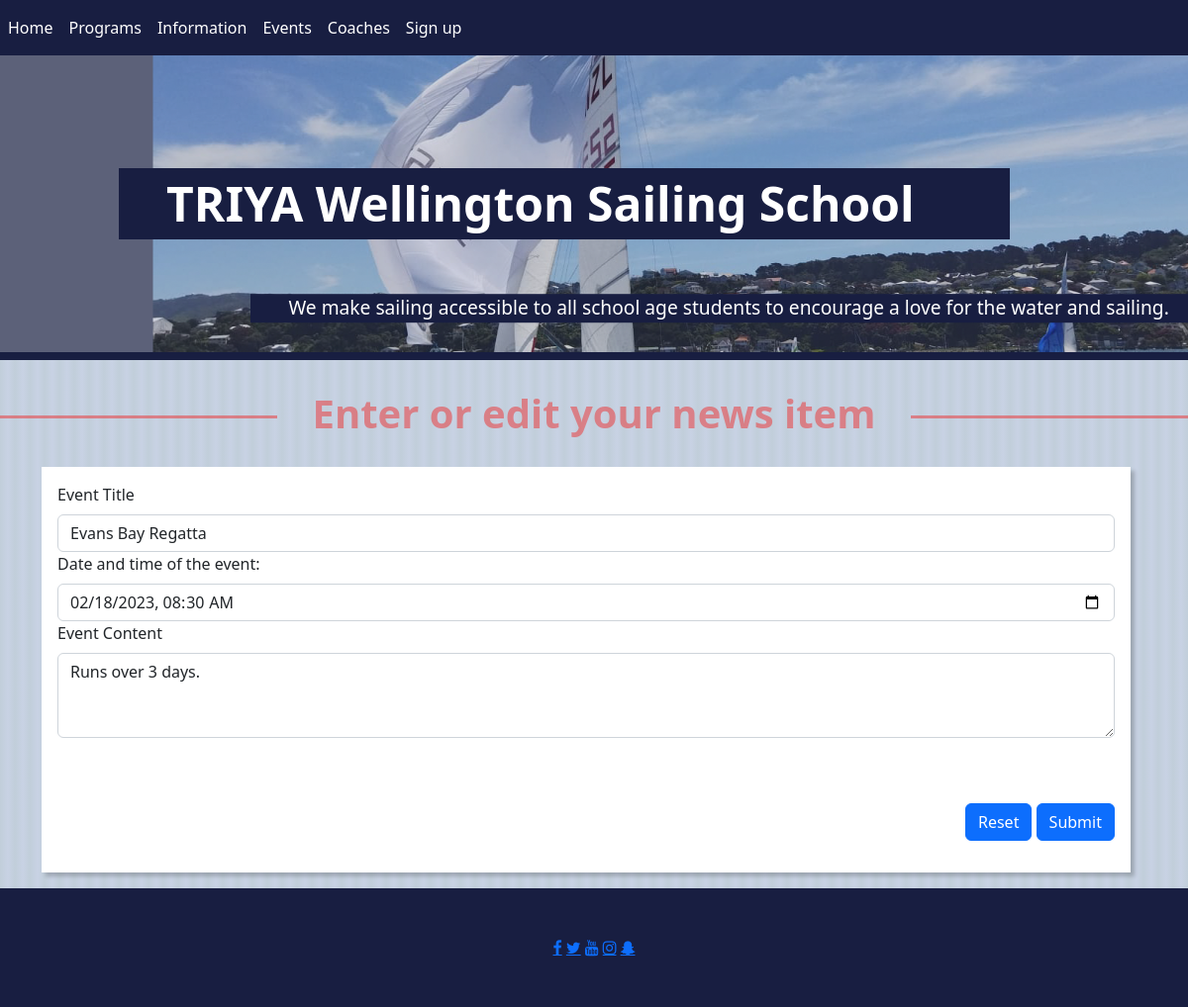
Screenshot of /event_cud/2 with the database file from the repository.
### tables this page shows
CREATE TABLE event(
    event_id integer primary key autoincrement not null,
    title text not null unique,
    content text not null,
    event_date date
);

### server.py (the view)
@app.route("/event_cud/<event_id>", methods=["GET", "POST"])
def event_cud(event_id):
    empty_event = {
        'title': "Racing event",
        'content': "Bring your boat",
        'event_date': '2022-12-07T16:12'
    }
    if request.method == "POST":
        f = request.form
        sqlite_date = f['Event Date'].replace("T", " ")+":00"
        if event_id == "0":
            sql = "insert into event(title, content, event_date) values(?,?,?)"
            values_tuple = (f['title'], f['content'], sqlite_date)
            outcome = run_commit_query(sql, values_tuple, db_path)
        else:
            sql = "update event set title=? , content=?, event_date=?  where event_id=?"
            values_tuple = (f['title'], f['content'], sqlite_date, event_id)
            outcome = run_commit_query(sql, values_tuple, db_path)
        if outcome is not None:
            return render_template("error_page.html", error_message=outcome)
        else:
            return redirect(url_for('event'))
    elif request.method == "GET":
        if event_id == "0":
            return render_template("event_cud.html", event=empty_event, event_id=event_id)
        else:
            sql = "select title, content, event_date from event where event_id = ?"
            values_tuple = (event_id,)
            result = run_search_query_tuples(sql, values_tuple, db_path)
            if result is None:
                e_m = "Oops, we could not find a result"
                return render_template("error_page.html", error_message=e_m)
            return render_template("event_cud.html", event_id=event_id, event=result[0])

### db_functions.py (called while the page is built)
def run_search_query_tuples(sql_query,values_tuple, file_path,  rowfactory=True):
    result = None
    try:
        db = sqlite3.connect(file_path)
        if rowfactory:
            db.row_factory = sqlite3.Row
        cursor = db.cursor()
        print("connection successful")
        cursor.execute(sql_query,values_tuple)
        result = cursor.fetchall()
        print("Search Query executed")
        cursor.close()
    except sqlite3.Error as error:
        print("Error running search query tuples: {}".format(error))
    finally:
        if db:
            db.close()
            print("sqlite connection is closed")
        if result:
            return result

### templates/event_cud.html (shortened to what this page needs)
{% extends "main_template.html" %}
{% block content %}
            <h1>Enter or edit your news item </h1>
    <div class="container-lg">
    <div class="event">
       <form action="{{ url_for('event_cud', event_id = event_id )}}" method="post">
       <div>
           <label for="title" class="form-label"> Event Title</label>
           <input type="text" class="form-control" id="title" name="title" placeholder="" value="{{ event['title'] }}" required>
       </div>
        <div>
            <label for="event" class="form-label"> Date and time of the event:</label>
            <input id="event"
                   class="form-control"
                   type="datetime-local"
                   name="Event Date"
                   min="2022-01-01T00:00"
                   max="2024-12-31T00:00"
                   value = "{{ event['event_date'] }}"
                   required />
      </div>
       <div>
           <label for="content" class="form-label">Event Content</label>
           <textarea class="form-control" id="content" name="content" rows="3" placeholder="" required>{{ event['content'] }}</textarea>
       </div>
           <div id="errormessage" class="alert"></div>
        <div class="text-end py-3">
          <button type="reset" class="btn btn-primary">Reset</button>
          <button id="submit" type="submit" class="btn btn-primary" >Submit</button>
        </div>
       </form>
        </div>
    </div>
{% endblock %}

### static/styles/main-styles.css (style rules this page uses)
:root { --main-bg-color: rgb(193, 206, 218); --main-bg-color-grad: rgb(200, 210, 228); --titles: rgb(237,46,46); --titles-trans: rgba(237,46,46,0.5); --deepblue: rgb(24, 30, 65); --deepblue-trans: rgba(24, 30, 65, 0.7); }
body { background-color: var(--main-bg-color); font-size: 100%; background: repeating-linear-gradient(90deg, var(--main-bg-color) 0, var(--main-bg-color-grad) 8px, var(--main-bg-color) 15px); }
h1 { border: 0px solid red; padding:0; overflow: hidden; color: var(--titles-trans); font-weight: bold; display: table; white-space: nowrap; margin: 0.75em 0; }
h1:before, h1:after { border-top: 3px solid var(--titles-trans); content: ''; display: table-cell; position: relative; top: 0.65em; width: 50%; }
h1:before { right: 3%; }
h1:after { left: 3%; }
.news, .about, .coaches, .program, .sign-up, .information, .event { border: 0px solid red; margin: 0em 1em 1em 0; box-shadow: 4px 4px 4px 0 rgba(0, 0, 0, 0.2); background-color: white; padding:1em; }
.alert { color:red; font-size: 1.5em; text-align: center; }

### rows the page displays
event: title "Evans Bay Regatta", event_date "02/18/2023 08:30", content "Runs over 3 days."
